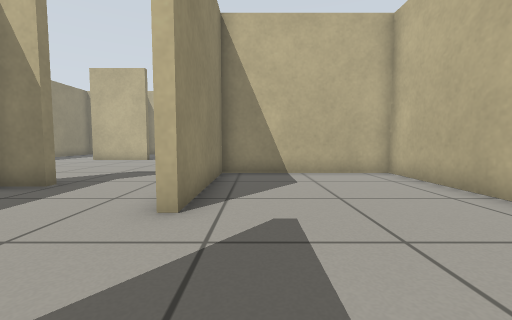
View 1 (above)

17 first-person views from a walk through a robot-simulator world made for Gazebo. The camera is 0.5 m above the floor, tilts 4° down and sees 90° across. The floor is counted in squares, 0.5 m on a side. Each view is taken from the middle of a square. On the plan, view 1 faces up. The plan holds only what a view shows up to about 11 squares ahead; the rest is blank.

View 2
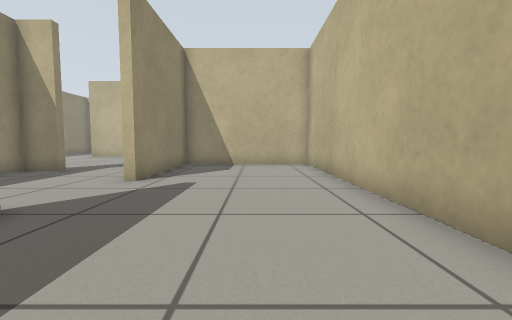

View 3
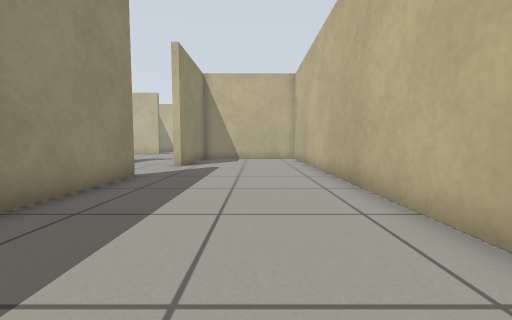

View 4
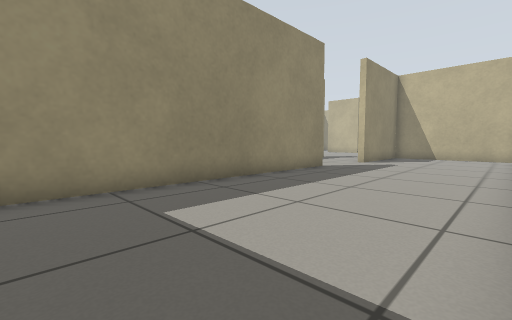

View 5
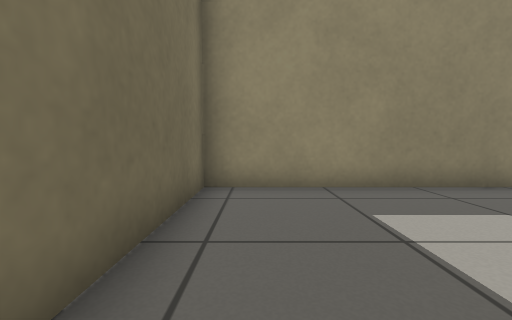

View 6
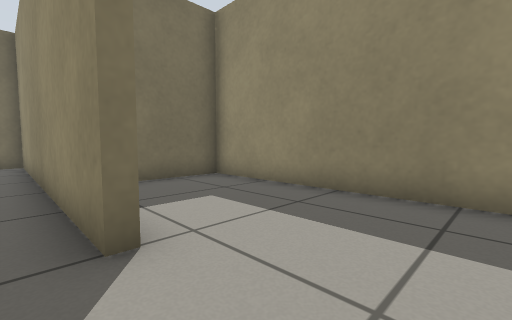

View 7
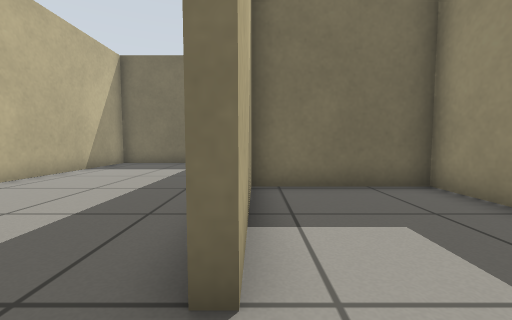

View 8
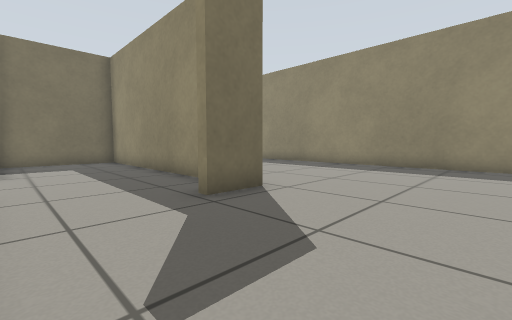

View 9
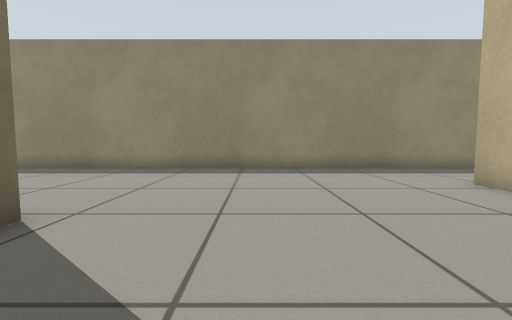

View 10
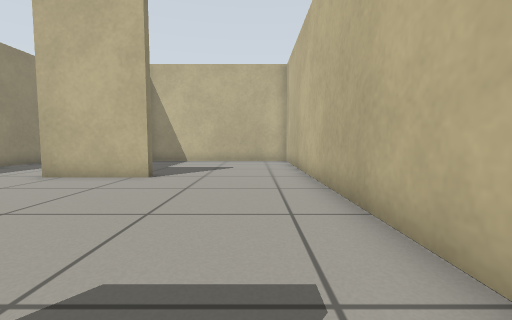

View 11
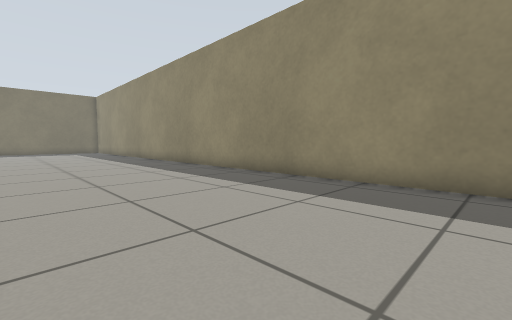

View 12
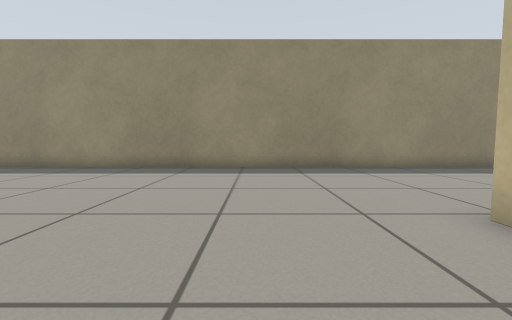

View 13
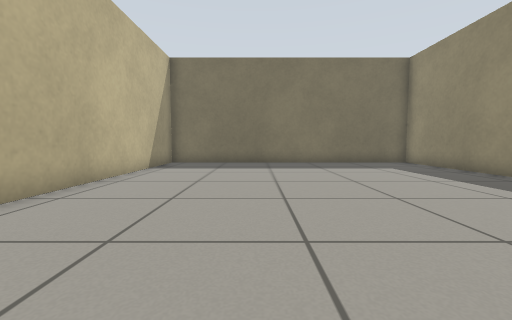

View 14
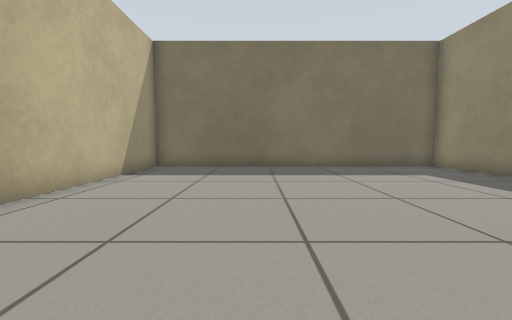

View 15
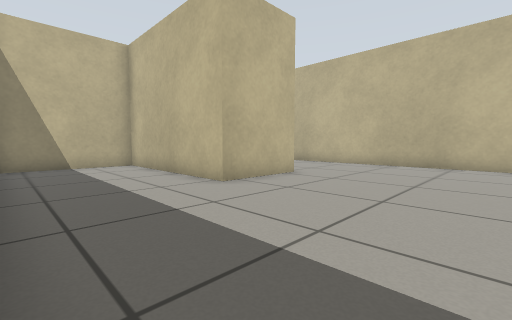

View 16
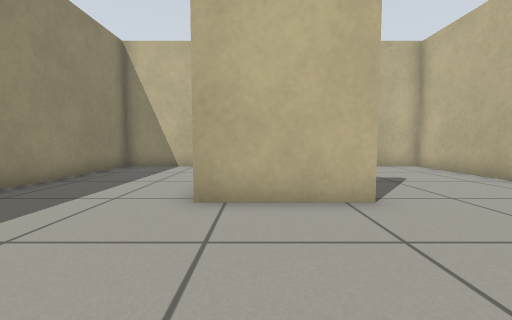

View 17
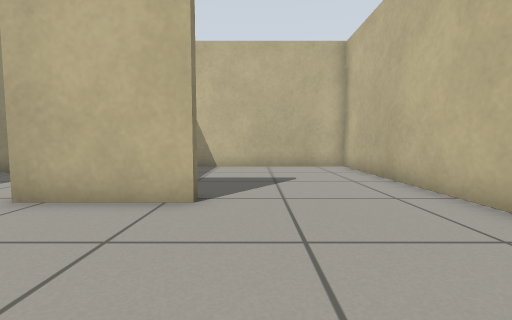

### Floor plan
Ten units are one square. View 1 is at (0, 0); x grows to the right and y downward. Boxes are objects, and circles mark ways between rooms. Rooms are numbered by the first view taken in them; rooms with no view inside come last. Other rooms are left out.
<svg viewBox="-138 -209 186 408">
<path fill="none" stroke="#000" d="M-16 -6 -16 101 30 101M-46 -57 -59 -57 -59 37 -19 37 -19 -6M43 92 43 -82 -11 -82 -11 -35 -15 -35M-19 -6 -16 -6M-62 -60 -46 -60M-14 -85 -14 -135M-60 -142 -90 -142 -90 -204 -133 -204 -133 194 -19 194 -19 110M-14 -135 -14 -204 -75 -204"/>
<circle cx="-30" cy="-43" r="3" fill="#2a7"/>
<circle cx="-40" cy="-140" r="3" fill="#2a7"/>
<text x="0" y="0">1</text>
<text x="-90" y="20">2</text>
<text x="-50" y="-170">3</text>
</svg>
Room 1 opens to room 2. Room 2 opens to room 3.

Where each view was taken, in squares from view 1:
view 1: 0 up, 0 right, facing up
view 2: 3 down, 2 right, facing up
view 3: 7 down, 2 right, facing up
view 4: 9 down, 4 right, facing up-left
view 5: 9 down, 4 right, facing left
view 6: 3 up, 1 left, facing down-left
view 7: 2 up, 2 left, facing down
view 8: 10 up, 2 left, facing down-left
view 9: 9 up, 3 left, facing left
view 10: 7 up, 3 left, facing up
view 11: 7 up, 7 left, facing down-left
view 12: 7 down, 3 left, facing left
view 13: 7 down, 6 left, facing down
view 14: 9 down, 6 left, facing down
view 15: 9 up, 13 left, facing up-right
view 16: 10 up, 8 left, facing up
view 17: 10 up, 5 left, facing up
